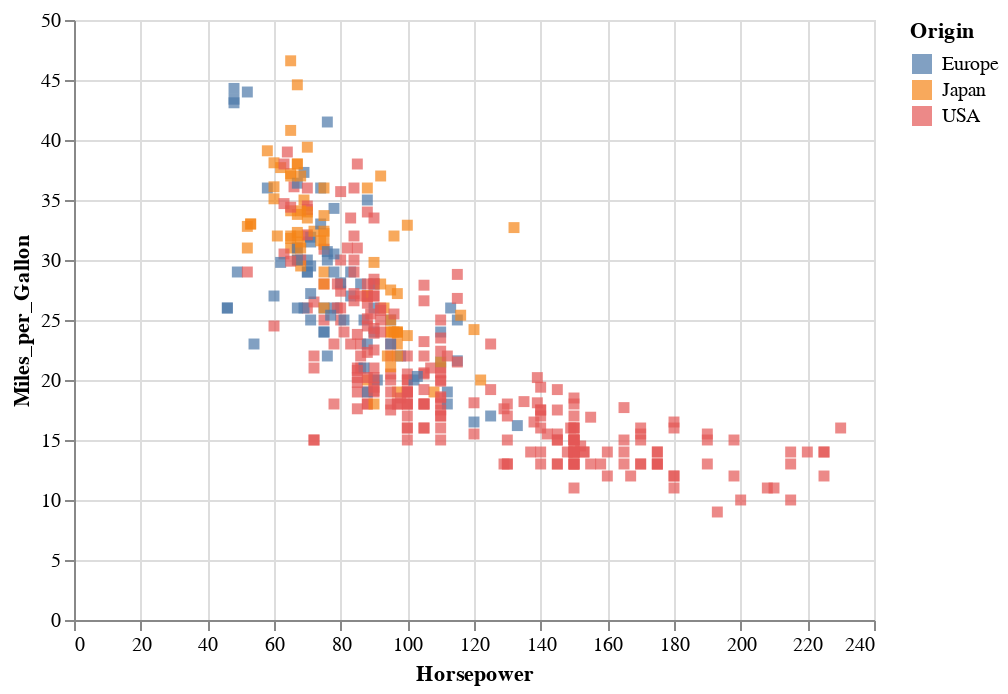

Write notebook code for a chart like this one.
### Markdown cell above
## Square scatter chart

### Code cell
alt.Chart(cars).mark_square().encode(
    x='Horsepower',
    y='Miles_per_Gallon',
    color='Origin',
)

### Figure 1 — Vega-Lite specification as saved in the notebook (floating-point values rounded to 4 significant figures; data arrays with more than 128 entries replaced by an {"elided": "..."} marker saying what was removed)
{"$schema": "https://vega.github.io/schema/vega-lite/v2.json", "config": {"view": {"height": 300, "width": 400}}, "data": {"values": {"elided": "406 records"}}, "encoding": {"color": {"field": "Origin", "type": "nominal"}, "x": {"field": "Horsepower", "type": "quantitative"}, "y": {"field": "Miles_per_Gallon", "type": "quantitative"}}, "mark": "square"}
